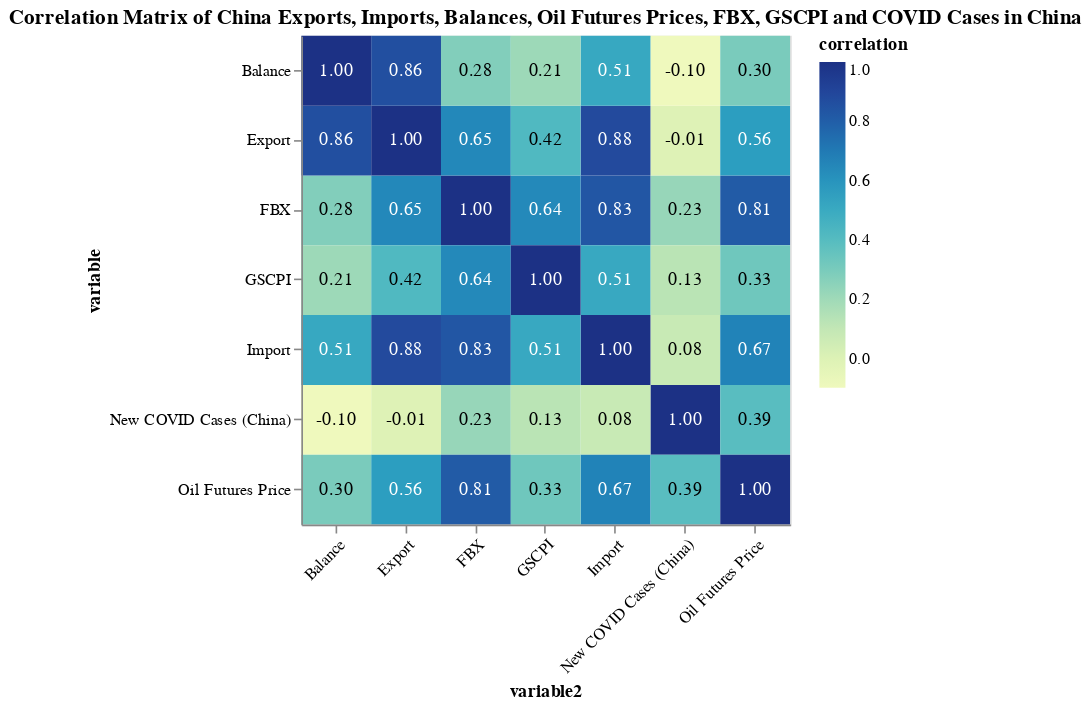

Notebook code for this chart:
### Markdown cell above
# Correlation Matrix and Linear Regression Model to Predict Oil Futures Prices

### Code cell
exports2=exports.copy()
exports2["Month"] = exports2["Date"].apply(lambda x: x.strftime('%Y-%m'))
exports2['Month'] = exports2['Date'].dt.to_period('M')


merged3 = pd.merge(oil_prices[oil_prices['Date'] >= '2019-01-01'], cases, on='Date',how='inner')
merged3 = pd.merge(fbx[fbx['Date'] >= '2019-01-01'], merged3, on='Date',how='inner')
merged3['Month'] = merged3['Date'].dt.to_period('M')
grouped_month2 = merged3.groupby(merged3['Month']).mean() #EXPERIMENT: ORIGINALLY USED .MEAN()
grouped_month2 = pd.merge(grouped_month2, exports2[exports2['Date'] >= '2019-01-01'], on='Month', how='inner')
grouped_month2 = pd.merge(grouped_month2, gscpi[gscpi['Date'] >= '2019-01-01'], on='Month', how='inner')


global_df=grouped_month2[["Month", "Index Price (USD)", "new_cases_smoothed", "Export",  "Import",  "Price", "Balance", "GSCPI"]]
global_df=global_df.rename(columns = {"Index Price (USD)": "FBX", "Price": "Oil Futures Price", "new_cases_smoothed":"New COVID Cases (China)"})


cor_data = (global_df.corr().stack().reset_index().rename(columns={0: 'correlation', 'level_0': 'variable', 'level_1': 'variable2'}))
cor_data['correlation_label'] = cor_data['correlation'].map('{:.2f}'.format)  # Round to 2 decimal

base = alt.Chart(cor_data).encode(
      alt.X('variable2:O',axis=alt.Axis(labelAngle=-45)),
    y='variable:O'    
).properties(
    title='Correlation Matrix of China Exports, Imports, Balances, Oil Futures Prices, FBX, GSCPI and COVID Cases in China'
)

# Text layer with correlation labels
# Colors are for easier readability
text = base.mark_text().encode(
    text='correlation_label',
    color=alt.condition(
        alt.datum.correlation > 0.5, 
        alt.value('white'),
        alt.value('black')
    )
)

# The correlation heatmap itself
cor_plot = base.mark_rect().encode(
    color='correlation:Q', 
).properties(
    width=300,
    height=300
)

cor_plot + text # The '+' means overlaying the text and rect layer

### Figure 1 — Vega-Lite specification as saved in the notebook (floating-point values rounded to 4 significant figures)
{"config": {"view": {"continuousWidth": 400, "continuousHeight": 300}}, "layer": [{"mark": "rect", "encoding": {"color": {"field": "correlation", "type": "quantitative"}, "x": {"axis": {"labelAngle": -45}, "field": "variable2", "type": "ordinal"}, "y": {"field": "variable", "type": "ordinal"}}, "height": 300, "title": "Correlation Matrix of China Exports, Imports, Balances, Oil Futures Prices, FBX, GSCPI and COVID Cases in China", "width": 300}, {"mark": "text", "encoding": {"color": {"condition": {"value": "white", "test": "(datum.correlation > 0.5)"}, "value": "black"}, "text": {"field": "correlation_label", "type": "nominal"}, "x": {"axis": {"labelAngle": -45}, "field": "variable2", "type": "ordinal"}, "y": {"field": "variable", "type": "ordinal"}}, "title": "Correlation Matrix of China Exports, Imports, Balances, Oil Futures Prices, FBX, GSCPI and COVID Cases in China"}], "data": {"name": "data-e7ce8bc621e77d37717ade62d2b0bfcd"}, "$schema": "https://vega.github.io/schema/vega-lite/v4.17.0.json", "datasets": {"data-e7ce8bc621e77d37717ade62d2b0bfcd": [{"variable": "FBX", "variable2": "FBX", "correlation": 1.0, "correlation_label": "1.00"}, {"variable": "FBX", "variable2": "New COVID Cases (China)", "correlation": 0.2251, "correlation_label": "0.23"}, {"variable": "FBX", "variable2": "Export", "correlation": 0.6481, "correlation_label": "0.65"}, {"variable": "FBX", "variable2": "Import", "correlation": 0.8314, "correlation_label": "0.83"}, {"variable": "FBX", "variable2": "Oil Futures Price", "correlation": 0.8124, "correlation_label": "0.81"}, {"variable": "FBX", "variable2": "Balance", "correlation": 0.2769, "correlation_label": "0.28"}, {"variable": "FBX", "variable2": "GSCPI", "correlation": 0.6425, "correlation_label": "0.64"}, {"variable": "New COVID Cases (China)", "variable2": "FBX", "correlation": 0.2251, "correlation_label": "0.23"}, {"variable": "New COVID Cases (China)", "variable2": "New COVID Cases (China)", "correlation": 1.0, "correlation_label": "1.00"}, {"variable": "New COVID Cases (China)", "variable2": "Export", "correlation": -0.006151, "correlation_label": "-0.01"}, {"variable": "New COVID Cases (China)", "variable2": "Import", "correlation": 0.08041, "correlation_label": "0.08"}, {"variable": "New COVID Cases (China)", "variable2": "Oil Futures Price", "correlation": 0.3909, "correlation_label": "0.39"}, {"variable": "New COVID Cases (China)", "variable2": "Balance", "correlation": -0.09722, "correlation_label": "-0.10"}, {"variable": "New COVID Cases (China)", "variable2": "GSCPI", "correlation": 0.1302, "correlation_label": "0.13"}, {"variable": "Export", "variable2": "FBX", "correlation": 0.6481, "correlation_label": "0.65"}, {"variable": "Export", "variable2": "New COVID Cases (China)", "correlation": -0.006151, "correlation_label": "-0.01"}, {"variable": "Export", "variable2": "Export", "correlation": 1.0, "correlation_label": "1.00"}, {"variable": "Export", "variable2": "Import", "correlation": 0.879, "correlation_label": "0.88"}, {"variable": "Export", "variable2": "Oil Futures Price", "correlation": 0.5623, "correlation_label": "0.56"}, {"variable": "Export", "variable2": "Balance", "correlation": 0.8597, "correlation_label": "0.86"}, {"variable": "Export", "variable2": "GSCPI", "correlation": 0.4178, "correlation_label": "0.42"}, {"variable": "Import", "variable2": "FBX", "correlation": 0.8314, "correlation_label": "0.83"}, {"variable": "Import", "variable2": "New COVID Cases (China)", "correlation": 0.08041, "correlation_label": "0.08"}, {"variable": "Import", "variable2": "Export", "correlation": 0.879, "correlation_label": "0.88"}, {"variable": "Import", "variable2": "Import", "correlation": 1.0, "correlation_label": "1.00"}, {"variable": "Import", "variable2": "Oil Futures Price", "correlation": 0.6666, "correlation_label": "0.67"}, {"variable": "Import", "variable2": "Balance", "correlation": 0.5121, "correlation_label": "0.51"}, {"variable": "Import", "variable2": "GSCPI", "correlation": 0.5096, "correlation_label": "0.51"}, {"variable": "Oil Futures Price", "variable2": "FBX", "correlation": 0.8124, "correlation_label": "0.81"}, {"variable": "Oil Futures Price", "variable2": "New COVID Cases (China)", "correlation": 0.3909, "correlation_label": "0.39"}, {"variable": "Oil Futures Price", "variable2": "Export", "correlation": 0.5623, "correlation_label": "0.56"}, {"variable": "Oil Futures Price", "variable2": "Import", "correlation": 0.6666, "correlation_label": "0.67"}, {"variable": "Oil Futures Price", "variable2": "Oil Futures Price", "correlation": 1.0, "correlation_label": "1.00"}, {"variable": "Oil Futures Price", "variable2": "Balance", "correlation": 0.2988, "correlation_label": "0.30"}, {"variable": "Oil Futures Price", "variable2": "GSCPI", "correlation": 0.3276, "correlation_label": "0.33"}, {"variable": "Balance", "variable2": "FBX", "correlation": 0.2769, "correlation_label": "0.28"}, {"variable": "Balance", "variable2": "New COVID Cases (China)", "correlation": -0.09722, "correlation_label": "-0.10"}, {"variable": "Balance", "variable2": "Export", "correlation": 0.8597, "correlation_label": "0.86"}, {"variable": "Balance", "variable2": "Import", "correlation": 0.5121, "correlation_label": "0.51"}, {"variable": "Balance", "variable2": "Oil Futures Price", "correlation": 0.2988, "correlation_label": "0.30"}, {"variable": "Balance", "variable2": "Balance", "correlation": 1.0, "correlation_label": "1.00"}, {"variable": "Balance", "variable2": "GSCPI", "correlation": 0.2068, "correlation_label": "0.21"}, {"variable": "GSCPI", "variable2": "FBX", "correlation": 0.6425, "correlation_label": "0.64"}, {"variable": "GSCPI", "variable2": "New COVID Cases (China)", "correlation": 0.1302, "correlation_label": "0.13"}, {"variable": "GSCPI", "variable2": "Export", "correlation": 0.4178, "correlation_label": "0.42"}, {"variable": "GSCPI", "variable2": "Import", "correlation": 0.5096, "correlation_label": "0.51"}, {"variable": "GSCPI", "variable2": "Oil Futures Price", "correlation": 0.3276, "correlation_label": "0.33"}, {"variable": "GSCPI", "variable2": "Balance", "correlation": 0.2068, "correlation_label": "0.21"}, {"variable": "GSCPI", "variable2": "GSCPI", "correlation": 1.0, "correlation_label": "1.00"}]}}
